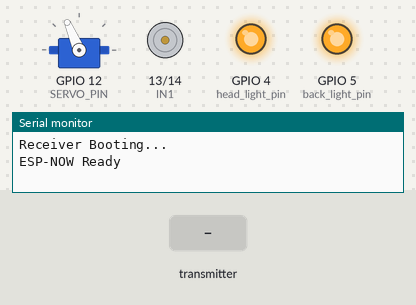
A sketch run on a simulated ESP8266 (NodeMCU). Parts: servo, motor-driver pin pairs drawn as motors (green arrow = first pin HIGH = forward, orange = second pin HIGH = backward, longer = more drive), output pins drawn as LEDs (lit = HIGH), the last lines printed to the serial monitor. Inputs (shaded band) come from the test bench.

Above: at 2.2 s.
2.3 s: the transmitter starts sending throttle = 0
At 3.1 s:
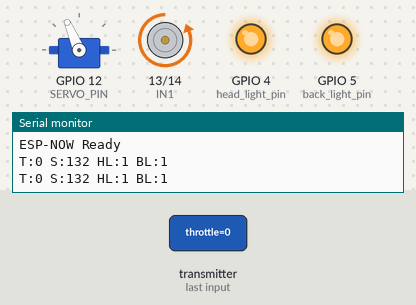
3.8 s: the transmitter starts sending steering = 0
At 4.2 s:
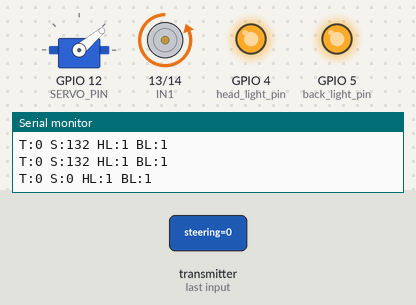
5.3 s: the transmitter starts sending head_light = 0
At 6.5 s:
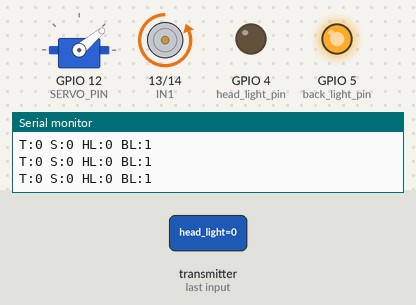
6.8 s: the transmitter starts sending back_light = 0
At 7.7 s:
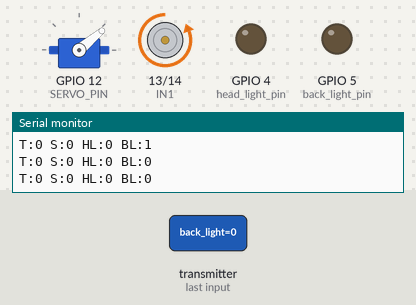
8.3 s: the transmitter starts sending throttle = 64
At 8.8 s:
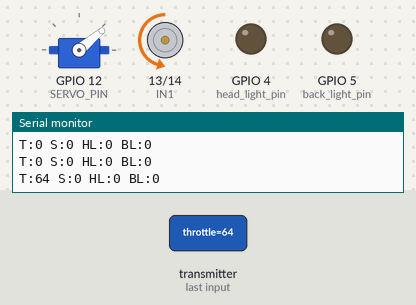
9.8 s: the transmitter starts sending steering = 64
At 11.2 s:
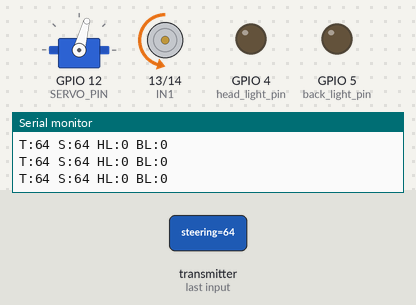
Timing chart, 0 to 12.3 s (numbered marks = the images above; inputs shaded):
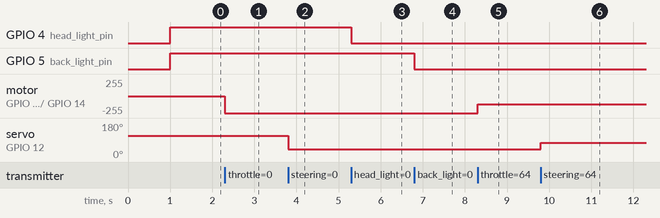

The sketch:

ESP-NOW_RC_CAR_CONTROLLER_ESP-01F.ino
```cpp
#include <ESP8266WiFi.h>
#include <espnow.h>
#include <Servo.h>

#define SIGNAL_TIMEOUT 1000

// Pins
#define SERVO_PIN 12
#define IN1 13
#define IN2 14
#define head_light_pin 4
#define back_light_pin 5

unsigned long lastRecvTime = 0;

typedef struct PacketData
{
  byte throttle;
  byte steering;
  bool head_light;
  bool back_light;

} PacketData;

PacketData receiverData;

Servo steeringServo;

// Default values
void setInputDefaultValues()
{
  receiverData.throttle = 127;
  receiverData.steering = 132; //127
  receiverData.head_light = 1;
  receiverData.back_light = 1;
}

// 🚗 MOTOR + SERVO + LIGHT CONTROL

void mapAndWriteValues()
{
  // 🎯 Steering Servo
  steeringServo.write(map(receiverData.steering, 0, 254, 40, 180)); //0, 254, 0, 180

  // 🚗 PWM MOTOR CONTROL
  int throttle = receiverData.throttle;

  int deadzone = 5;   // small neutral zone
  int center = 127;

  if (throttle > center + deadzone) {
    int speed = map(throttle, center + deadzone, 254, 0, 1023);
    analogWrite(IN1, speed);
    digitalWrite(IN2, LOW);
  }
  else if (throttle < center - deadzone) {
    int speed = map(throttle, 0, center - deadzone, 1023, 0);
    analogWrite(IN2, speed);
    digitalWrite(IN1, LOW);
  }
  else {
    // Neutral → coast
    digitalWrite(IN1, HIGH);   //LOW/LOW → smooth coast    //HIGH/HIGH → aggressive brake
    digitalWrite(IN2, HIGH);
  }

  // 💡 Lights
  digitalWrite(head_light_pin, receiverData.head_light);
  digitalWrite(back_light_pin, receiverData.back_light);
}

// 📡 Receive callback
void OnDataRecv(uint8_t * mac, uint8_t *incomingData, uint8_t len)
{
  if (len == 0) return;

  memcpy(&receiverData, incomingData, sizeof(receiverData));

  Serial.printf("T:%d S:%d HL:%d BL:%d\n",
    receiverData.throttle,
    receiverData.steering,
    receiverData.head_light,
    receiverData.back_light);

  mapAndWriteValues();
  lastRecvTime = millis();
}

// Setup pins
void setUpPinModes()
{
  steeringServo.attach(SERVO_PIN, 1000, 2000);

  pinMode(IN1, OUTPUT);
  pinMode(IN2, OUTPUT);
  pinMode(head_light_pin, OUTPUT);
  pinMode(back_light_pin, OUTPUT);

  analogWriteFreq(20000);   // 20kHz (silent, smooth)
  analogWriteRange(1023);   // max resolution

  setInputDefaultValues();
  mapAndWriteValues();
}

void setup()
{
  Serial.begin(115200);
  delay(1000);
  Serial.println("Receiver Booting...");

  setUpPinModes();

  WiFi.mode(WIFI_STA);

  if (esp_now_init() != 0)
  {
    Serial.println("ESP-NOW Init Failed");
    return;
  }

  esp_now_set_self_role(ESP_NOW_ROLE_SLAVE);
  esp_now_register_recv_cb(OnDataRecv);

  Serial.println("ESP-NOW Ready");
}

void loop()
{
  // 🔒 FAILSAFE
  if (millis() - lastRecvTime > SIGNAL_TIMEOUT)
  {
    setInputDefaultValues();
    mapAndWriteValues();
  }
}
```

Measured:
- after the input at 2.3 s, motor on GPIO 13 (IN1) / GPIO 14 (IN2): stopped → backward 255/255 at once
- after the input at 3.8 s, servo on GPIO 12 (SERVO_PIN): 113° → 40° at once
- after the input at 5.3 s, GPIO 4 (head_light_pin): HIGH → LOW at once
- after the input at 6.8 s, GPIO 5 (back_light_pin): HIGH → LOW at once
- after the input at 8.3 s, motor on GPIO 13 (IN1) / GPIO 14 (IN2): backward 255/255 → backward 121/255 at once
- after the input at 9.8 s, servo on GPIO 12 (SERVO_PIN): 40° → 75° at once
